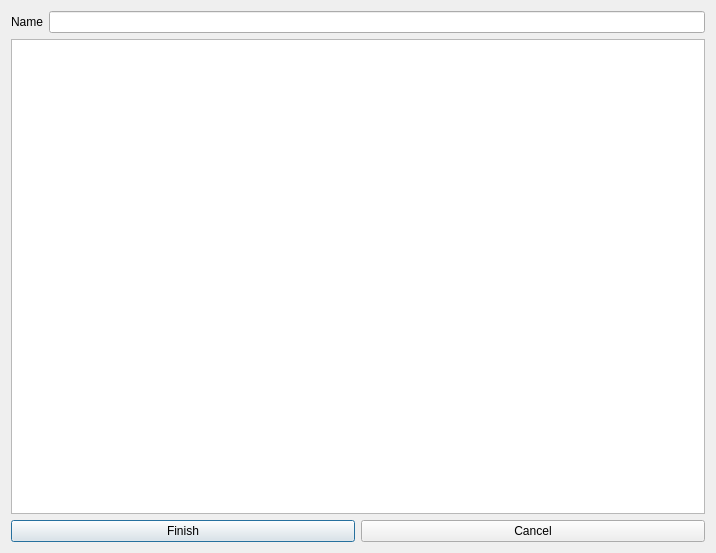
<?xml version="1.0" encoding="UTF-8"?>
<ui version="4.0">
 <class>Dialog</class>
 <widget class="QDialog" name="Dialog">
  <property name="geometry">
   <rect>
    <x>0</x>
    <y>0</y>
    <width>716</width>
    <height>553</height>
   </rect>
  </property>
  <property name="minimumSize">
   <size>
    <width>716</width>
    <height>553</height>
   </size>
  </property>
  <property name="maximumSize">
   <size>
    <width>716</width>
    <height>553</height>
   </size>
  </property>
  <property name="windowTitle">
   <string>Room</string>
  </property>
  <layout class="QVBoxLayout" name="verticalLayout">
   <item>
    <layout class="QGridLayout" name="gridLayout">
     <property name="sizeConstraint">
      <enum>QLayout::SetMinimumSize</enum>
     </property>
     <item row="0" column="0">
      <widget class="QLabel" name="lblName">
       <property name="text">
        <string>Name</string>
       </property>
      </widget>
     </item>
     <item row="0" column="1">
      <widget class="QLineEdit" name="lineEditName"/>
     </item>
    </layout>
   </item>
   <item>
    <widget class="QTableView" name="tableSchedule"/>
   </item>
   <item>
    <layout class="QHBoxLayout" name="horizontalLayout">
     <item>
      <widget class="QPushButton" name="btnFinish">
       <property name="text">
        <string>Finish</string>
       </property>
      </widget>
     </item>
     <item>
      <widget class="QPushButton" name="btnCancel">
       <property name="text">
        <string>Cancel</string>
       </property>
      </widget>
     </item>
    </layout>
   </item>
  </layout>
 </widget>
 <resources/>
 <connections/>
</ui>
